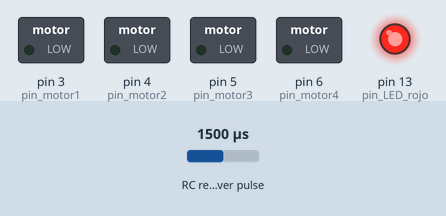
The sketch below on a simulated Arduino Uno, built with avr-gcc and run on an emulated ATmega328P. Parts: switched loads named in the sketch (green lamp = pin HIGH), output pins drawn as LEDs (lit = HIGH). Wiring (inferred from the names in the program): RC receiver channel: data pin 8. The inputs (shaded band) are chosen by the test bench; at power-on: RC receiver pulse 1500 µs. What the sketch prints to the serial monitor is not drawn.

Above: at 0.8 s.
0.9 s: RC receiver pulse (sensor on pin 8) set to 1893 µs
2.4 s: RC receiver pulse (sensor on pin 8) set to 1917 µs
At 3.17 s:
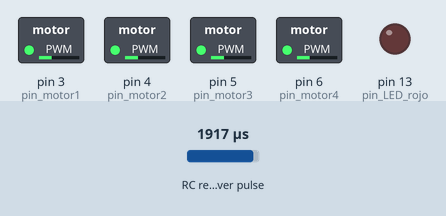
5.4 s: RC receiver pulse (sensor on pin 8) set to 1020 µs
8.4 s: RC receiver pulse (sensor on pin 8) set to 1500 µs
Timing chart, 0 to 18.6 s (numbered marks = the images above; inputs shaded):
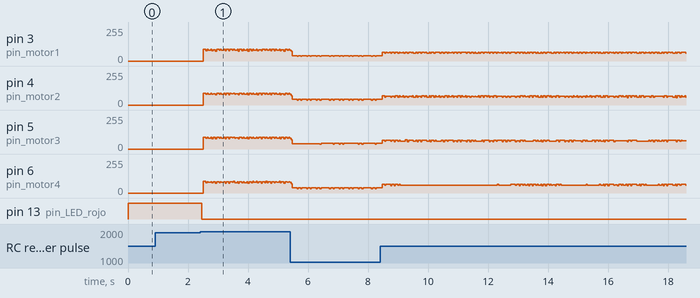

The sketch:

ESC-Motores_Ajustar.ino
```cpp
/*
   Calibrar ESC (solo hay que hacerlo la primera vez que se utiliza un ESC)
   Más información en https://arduproject.es/motores-esc-y-su-programacion-en-arduino/
*/

// !!!!!!!!!!!!!! RETIRAR LAS HELICES - SIN HELICES !!!!!!!!!!!!!!!!!!!!!!!!!!
// Puede que este procedimiento no sirva para todos los ESC/motores, consultad vuestra hoja de datos:
// 1) Sin conectar la batería, alimentar la placa Arduino con cable USB y cargar este programa.
// 2) Ejecutar el programa sin conectar la batería.
// 3) Cuando se encienda el led 13, encender el mando y subir el throttle al máximo.
// 4) Conectar la batería cuando se apague el LED 13.
// 5) El motor emitira unos pitidos (pi,pi), bajar el throttle al minimo.
// 6) Se escucharán otros pitidos, pipipi... piiii.
// 7) Terminado

#define usCiclo 6000    // Ciclo de ejecucion de software en microsegundos (PWM)
#define pin_motor1 3    // Pin motor 1
#define pin_motor2 4    // Pin motor 2
#define pin_motor3 5    // Pin motor 3
#define pin_motor4 6    // Pin motor 4
#define pin_Throttle 8  // Pin throttle del mando RC
#define pin_LED_rojo 13 // Pin LED rojo

#include <EnableInterrupt.h>

// PWM
float ESC1_us, ESC2_us, ESC3_us, ESC4_us, loop_timer;
long tiempo_motores_start;

// AJUSTE MANDO RC - THROTLLE
float RC_Throttle_consigna;
const int us_max_Throttle_adj = 2000;
const int us_min_Throttle_adj = 950;
const float us_max_Throttle_raw = 2004; // <-- Si teneis la entrada Throttle invertida sustituid este valor
const float us_min_Throttle_raw = 1116; // <-- por este y viceversa

// INTERRUPCIÓN MANDO RC --> THROTTLE
volatile long Throttle_HIGH_us;
volatile int RC_Throttle_raw;
void INT_Throttle() {
  if (digitalRead(pin_Throttle) == HIGH) Throttle_HIGH_us = micros();
  if (digitalRead(pin_Throttle) == LOW)  RC_Throttle_raw  = micros() - Throttle_HIGH_us;
}

void setup() {

  // Decalaración de LEDs
  pinMode(pin_LED_rojo, OUTPUT);
  digitalWrite(pin_LED_rojo, HIGH);

  // Serial.begin()
  Serial.begin(115200);

  // Interrupción para canal Thrtottle
  pinMode(pin_Throttle, INPUT_PULLUP);
  enableInterrupt(pin_Throttle, INT_Throttle, CHANGE);

  // Decalaración de motores
  pinMode(pin_motor1, OUTPUT);   // Declarar motor 1
  pinMode(pin_motor2, OUTPUT);   // Declarar motor 2
  pinMode(pin_motor3, OUTPUT);   // Declarar motor 3
  pinMode(pin_motor4, OUTPUT);   // Declarar motor 4
  digitalWrite(pin_motor1, LOW); // Motor 1 LOW por seguridad
  digitalWrite(pin_motor2, LOW); // Motor 2 LOW por seguridad
  digitalWrite(pin_motor3, LOW); // Motor 3 LOW por seguridad
  digitalWrite(pin_motor4, LOW); // Motor 4 LOW por seguridad

  Serial.println("Encender mando RC y subir throttle al maximo");
  // Hasta no subir Throttle al maximo no salimos de este bucle while
  while (RC_Throttle_consigna > 2100 || RC_Throttle_consigna < 1900) {
    RC_Throttle_consigna = map(RC_Throttle_raw, us_min_Throttle_raw, us_max_Throttle_raw, us_min_Throttle_adj, us_max_Throttle_adj);
  }
  Serial.println("Encendido detectado");
  digitalWrite(pin_LED_rojo, LOW);
}

void loop() {
  //  Nuevo ciclo
  while (micros() - loop_timer < usCiclo);
  loop_timer = micros();

  //  Ecuaciones de procesamiento de la señal Throttle
  RC_Throttle_consigna  = map(RC_Throttle_raw, us_min_Throttle_raw, us_max_Throttle_raw, us_min_Throttle_adj, us_max_Throttle_adj);

  // La señal RC_Throttle_consigna define el tiempo que la señal PWM está en estado HIGH
  ESC1_us = RC_Throttle_consigna;
  ESC2_us = RC_Throttle_consigna;
  ESC3_us = RC_Throttle_consigna;
  ESC4_us = RC_Throttle_consigna;

  // Para generar las 4 señales PWM, el primer paso es poner estas señales a 1 (HIGH).
  digitalWrite(pin_motor1, HIGH);  // MOTOR 1
  digitalWrite(pin_motor2, HIGH);  // MOTOR 2
  digitalWrite(pin_motor3, HIGH);  // MOTOR 3
  digitalWrite(pin_motor4, HIGH);  // MOTOR 4
  tiempo_motores_start = micros();

  // Cuando se cumpa el tiempo de PWM definido en ESCx_us, se pasa cada señal a 0 (LOW) para terminar el ciclo PWM.
  while (digitalRead(pin_motor1) == HIGH || digitalRead(pin_motor2) == HIGH || digitalRead(pin_motor3) == HIGH || digitalRead(pin_motor4) == HIGH) {
    if (tiempo_motores_start + ESC1_us <= micros()) digitalWrite(pin_motor1, LOW); // MOTOR 1
    if (tiempo_motores_start + ESC2_us <= micros()) digitalWrite(pin_motor2, LOW); // MOTOR 2
    if (tiempo_motores_start + ESC3_us <= micros()) digitalWrite(pin_motor3, LOW); // MOTOR 3
    if (tiempo_motores_start + ESC4_us <= micros()) digitalWrite(pin_motor4, LOW); // MOTOR 4
  }

  // Monitor serie
  Serial.println(RC_Throttle_consigna);
}
```

Measured:
- the behaviour switches between 1900 and 1901 µs on RC receiver pulse (sensor on pin 8) (found by bisection; images 0 and 1)
